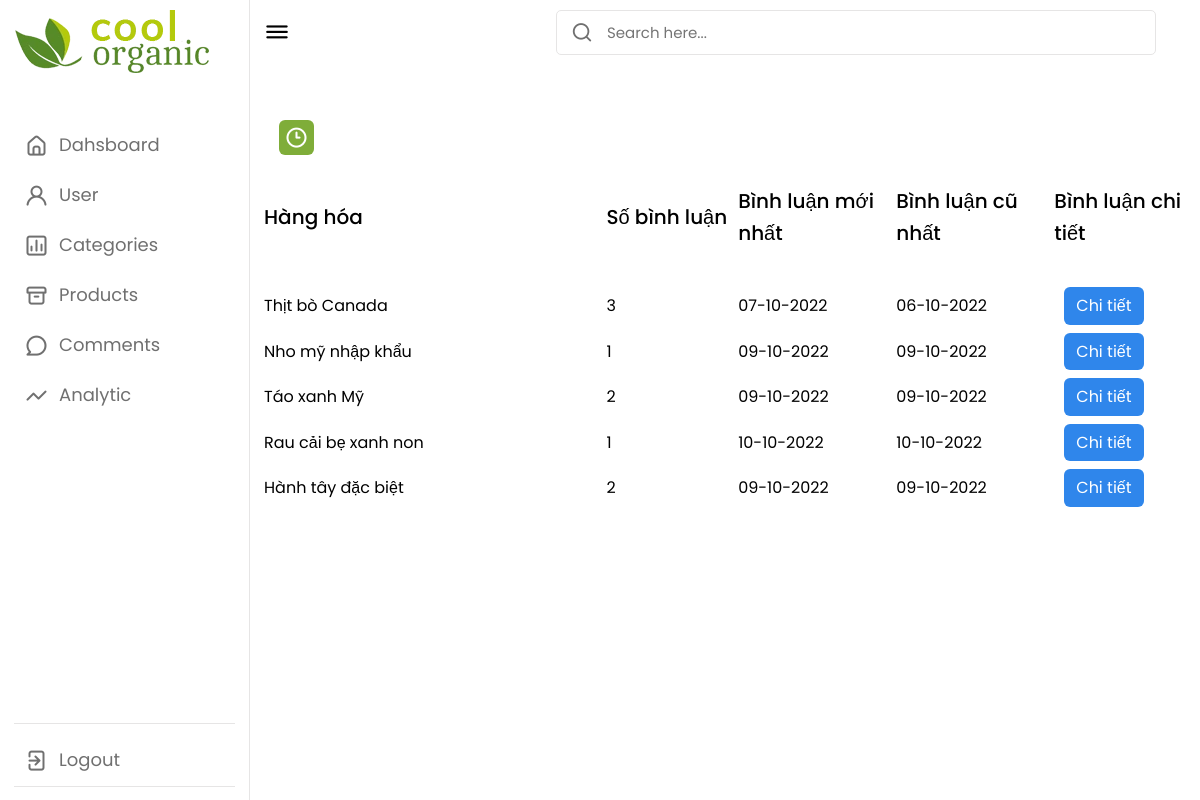
Page /admin/binh-luan/index.php (signed in) on the committed database.
### tables this page shows
CREATE TABLE `hang_hoa` (
  `ma_hh` int(11) NOT NULL,
  `ten_hh` varchar(50) NOT NULL,
  `don_gia` double(10,2) NOT NULL,
  `giam_gia` double(10,2) NOT NULL DEFAULT 0.00,
  `hinh` varchar(50) NOT NULL,
  `ngay_nhap` varchar(20) NOT NULL,
  `mo_ta` varchar(2000) DEFAULT NULL,
  `dac_biet` bit(1) NOT NULL DEFAULT b'0',
  `so_luot_xem` int(11) NOT NULL DEFAULT 0,
  `ma_loai` int(11) NOT NULL
);

### admin/binh-luan/index.php (called while the page is built, shortened)
<?php
require_once '../../dao/pdo.php';
require_once '../../dao/binh-luan.php';
require_once '../../dao/thong-ke.php';
extract($_REQUEST);
if (exist_param("ma_hh", $_REQUEST)) {
    $items_detail = bl_select_by_hh($ma_hh);
    $VIEW_NAME = 'detail.php';
} else {
    $items_bl = thong_ke_binh_luan();
}
require "../layout.php";

### dao/pdo.php (called while the page is built, shortened)
<?php
function pdo_get_connection() {
    $servername = "localhost";
    $databasename = "sample_project";
    $username = "root";
    $password = "";
    try {
        $conn = new PDO("mysql:host=$servername;dbname=$databasename", $username, $password);
        $conn->setAttribute(PDO::ATTR_ERRMODE, PDO::ERRMODE_EXCEPTION);
        return $conn;
    } catch (PDOException $e) {
        return "Lỗi kết nối: " . $e->getMessage();
    }
}
function pdo_query($sql) {
    $sql_args = array_slice(func_get_args(), 1);
    try {
        $conn = pdo_get_connection();
        $stmt = $conn->prepare($sql);
        $stmt->execute($sql_args);
        $row = $stmt->fetchAll();
        return $row;
    } catch (PDOException $e) {
        throw $e;
    } finally {
        unset($conn);
    }
}

### dao/thong-ke.php (called while the page is built, shortened)
<?php
function thong_ke_binh_luan()
{
    $sql = "SELECT hh.ma_hh, hh.ten_hh,
            COUNT(*) so_luong,
            MIN(bl.ngay_bl) cu_nhat,
            MAX(bl.ngay_bl) moi_nhat
            FROM binh_luan bl
            JOIN hang_hoa hh ON hh.ma_hh = bl.ma_hh
            GROUP BY hh.ma_hh, hh.ten_hh
            HAVING so_luong > 0";
    return pdo_query($sql);
}

### admin/binh-luan/list.php (the view)
<div class="top">
    <i class="uil uil-bars sidebar-toggle"></i>
    <div class="search-box">
        <form method="GET">
            <button type="submit">
                <i class="uil uil-search"></i>
            </button>
            <input type="text" name="name" value="" placeholder="Search here...">
        </form>
    </div>
</div>
<div class="dash-content">
    <div class="overview">
        <div class="activity-header">
            <div class="title">
                <i class="uil uil-clock-three"></i>
                <span class="text">Comments Management</span>
            </div>
        </div>
        <div class="activity-comment">
            <div class="title-comment">
                <div class="title-pro name">Hàng hóa</div>
                <div class="title-pro image">Số bình luận</div>
                <div class="title-pro price">Bình luận mới nhất</div>
                <div class="title-pro status">Bình luận cũ nhất</div>
                <div class="title-pro func">Bình luận chi tiết</div>
            </div>
            <?php
            if (is_array($items_bl) || is_object($items_bl)) {
                foreach ($items_bl as $bl) {
                    extract($bl);
            ?>
                    <div class="list-comment">
                        <div class="name"><?= $ten_hh ?></div>
                        <div class="image"><?= $so_luong ?></div>
                        <div class="qty"><?= $moi_nhat ?></div>
                        <div class="price"><?= $cu_nhat ?></div>
                        <div class="func">
                            <a href="./index.php?ma_hh=<?= $ma_hh ?>">
                                <button class="btn btn-info">Chi tiết</button>
                            </a>
                        </div>
                    </div>
            <?php }
            } ?>
        </div>
    </div>
</div>

### admin/content/style.css (style rules this page uses)
* { margin: 0; padding: 0; box-sizing: border-box; font-family: 'Poppins', sans-serif; }
:root { --primary-color: #7fad39; --panel-color: #FFF; --text-color: #000; --black-light-color: #707070; --border-color: #e6e5e5; --toggle-color: #DDD; --box1-color: #4DA3FF; --box2-color: #FFE6AC; --box3-color: #E7D1FC; --title-icon-color: #fff; --tran-05: all 0.5s ease; --tran-03: all 0.3s ease; --tran-03: all 0.2s ease; }
button { border: none; outline: none; cursor: pointer; }
body { min-height: 100vh; background-color: var(--primary-color); }
.dashboard .top { position: fixed; top: 0; left: 250px; display: flex; width: calc(100% - 250px); justify-content: space-between; align-items: center; padding: 10px 14px; background-color: var(--panel-color); transition: var(--tran-05); z-index: 10; }
.dashboard .top .sidebar-toggle { font-size: 26px; color: var(--text-color); cursor: pointer; }
.dashboard .top .search-box { position: relative; height: 45px; max-width: 600px; width: 100%; margin: 0 30px; }
.top .search-box input { position: absolute; border: 1px solid var(--border-color); background-color: var(--panel-color); padding: 0 25px 0 50px; border-radius: 5px; height: 100%; width: 100%; color: var(--text-color); font-size: 15px; font-weight: 400; outline: none; }
.top .search-box i { position: absolute; left: 15px; font-size: 22px; z-index: 10; top: 50%; transform: translateY(-50%); color: var(--black-light-color); }
.dashboard .dash-content { padding-top: 50px; }
.dash-content .title { display: flex; align-items: center; margin: 60px 0 30px 0; }
.dash-content .title i { position: relative; height: 35px; width: 35px; background-color: var(--primary-color); border-radius: 6px; color: var(--title-icon-color); display: flex; align-items: center; justify-content: center; font-size: 24px; }
.dash-content .title .text, .dash-content .activity-header .list .text { font-size: 18px; font-weight: 500; color: white; margin-left: 10px; }
.activity-header { display: flex; justify-content: space-between; align-items: center; margin: 0 15px; }
.title-comment, .list-comment { display: grid; grid-template-columns: 2.6fr 1fr 1.2fr 1.2fr 1fr; align-items: center; margin-bottom: 8px; }
.title-pro { font-size: 20px; font-weight: 500; color: var(--text-color); margin-bottom: 30px; }
i, .del-icon { cursor: pointer; font-size: 18px; }
.func { display: flex; justify-content: center; align-items: center; }
.func a { margin: 0 6px; }
.btn { display: inline-block; padding: 6px 12px; margin: 0 4px; border-radius: 6px; }
.btn-info { background-color: #2f86eb; color: white; }
.func { text-decoration: none; justify-content: left; }

### rows in the picture
hang_hoa: ten_hh "Thịt bò Canada", so_luong "3", moi_nhat "07-10-2022", cu_nhat "06-10-2022"
hang_hoa: ten_hh "Nho mỹ nhập khẩu", so_luong "1", moi_nhat "09-10-2022", cu_nhat "09-10-2022"
hang_hoa: ten_hh "Táo xanh Mỹ", so_luong "2", moi_nhat "09-10-2022", cu_nhat "09-10-2022"
hang_hoa: ten_hh "Rau cải bẹ xanh non", so_luong "1", moi_nhat "10-10-2022", cu_nhat "10-10-2022"
hang_hoa: ten_hh "Hành tây đặc biệt", so_luong "2", moi_nhat "09-10-2022", cu_nhat "09-10-2022"
